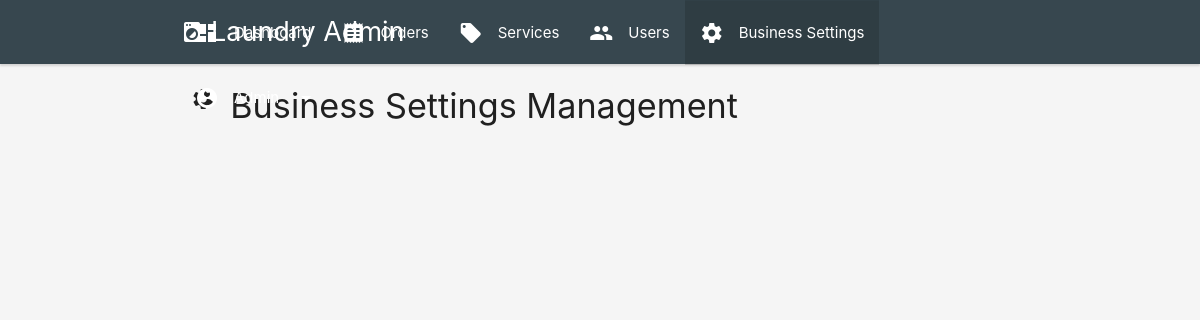
The page /admin/business-settings.php (signed in) on the database as committed earlier.
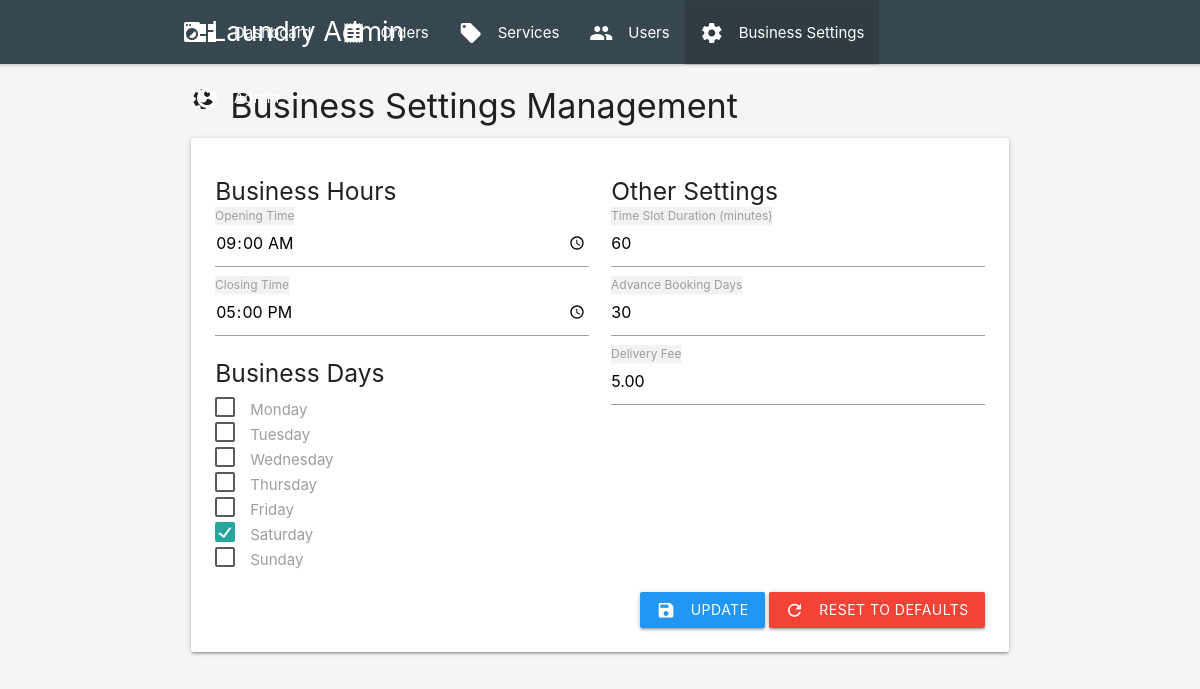
The same page on the database as committed later.
### tables this page shows
CREATE TABLE `business_settings` (
  `setting_id` int(11) NOT NULL,
  `business_days` varchar(255) NOT NULL DEFAULT 'Monday,Tuesday,Wednesday,Thursday,Friday,Saturday',
  `opening_time` time NOT NULL DEFAULT '09:00:00',
  `closing_time` time NOT NULL DEFAULT '17:00:00',
  `slot_duration` int(11) NOT NULL DEFAULT 60,
  `advance_booking_days` int(11) NOT NULL DEFAULT 30,
  `delivery_fee` decimal(10,2) NOT NULL DEFAULT 5.00
);

### admin/business-settings.php (the view, shortened to what this page needs)
<?php
require_once '../includes/db_connect.php';
$settings = $pdo->query("SELECT * FROM business_settings")->fetchAll();
?>
<!DOCTYPE html>
<html>
<head>
    <link rel="stylesheet" href="https://cdnjs.cloudflare.com/ajax/libs/materialize/1.0.0/css/materialize.min.css">
</head>
<body class="grey lighten-4">
    <?php include 'includes/admin_nav.php'; ?>
    <div class="container">
        <div class="row">
            <div class="col s12">
                <h4><i class="material-icons left">settings</i> Business Settings Management</h4>
                <?php foreach ($settings as $setting): ?>
                    <div class="card settings-card">
                        <div class="card-content">
                            <form method="POST" class="settings-form">
                                <div class="row">
                                    <div class="col s12 m6">
                                        <h5>Business Hours</h5>
                                        <div class="input-field">
                                            <input type="time" name="opening_time"
                                                   value="<?php echo $setting['opening_time']; ?>" required>
                                            <label>Opening Time</label>
                                        </div>
                                        <div class="input-field">
                                            <input type="time" name="closing_time"
                                                   value="<?php echo $setting['closing_time']; ?>" required>
                                            <label>Closing Time</label>
                                        </div>
                                        <h5>Business Days</h5>
                                        <div class="business-days">
                                            <?php
                                            $days = ['Monday', 'Tuesday', 'Wednesday', 'Thursday', 'Friday', 'Saturday', 'Sunday'];
                                            foreach ($days as $day):
                                            ?>
                                            <label>
                                                <span><?php echo $day; ?></span>
                                            </label><br>
                                            <?php endforeach; ?>
                                        </div>
                                    </div>
                                    <div class="col s12 m6">
                                        <h5>Other Settings</h5>
                                        <div class="input-field">
                                            <input type="number" name="slot_duration"
                                                   value="<?php echo $setting['slot_duration']; ?>" required>
                                            <label>Time Slot Duration (minutes)</label>
                                        </div>
                                        <div class="input-field">
                                            <input type="number" name="advance_booking_days"
                                                   value="<?php echo $setting['advance_booking_days']; ?>" required>
                                            <label>Advance Booking Days</label>
                                        </div>
                                        <div class="input-field">
                                            <input type="number" step="0.01" name="delivery_fee"
                                                   value="<?php echo $setting['delivery_fee']; ?>" required>
                                            <label>Delivery Fee</label>
                                        </div>
                                    </div>
                                </div>
                                <div class="action-buttons right-align">
                                    <button type="submit" class="btn waves-effect waves-light blue">
                                        <i class="material-icons left">save</i> Update
                                    </button>
                                    <button type="button" class="btn waves-effect waves-light red reset-settings"
                                            data-id="<?php echo $setting['setting_id']; ?>">
                                        <i class="material-icons left">refresh</i> Reset to Defaults
                                    </button>
                                </div>
                            </form>
                        </div>
                    </div>
                <?php endforeach; ?>
            </div>
        </div>
    </div>
</body>
</html>

### admin/includes/admin_nav.php (shortened to what this page needs)
<div class="navbar-fixed">
    <nav class="blue-grey darken-3">
        <div class="nav-wrapper container">
            <a href="dashboard.php" class="brand-logo">
                <i class="material-icons left">local_laundry_service</i>
                Laundry Admin
            </a>
            <ul class="right hide-on-med-and-down">
                <li>
                    <a href="dashboard.php" class="waves-effect">
                        <i class="material-icons left">dashboard</i>
                        Dashboard
                    </a>
                </li>
                <li>
                    <a href="orders.php" class="waves-effect">
                        <i class="material-icons left">receipt</i>
                        Orders
                    </a>
                </li>
                <li>
                    <a href="services.php" class="waves-effect">
                        <i class="material-icons left">local_offer</i>
                        Services
                    </a>
                </li>
                <li>
                    <a href="users.php" class="waves-effect">
                        <i class="material-icons left">people</i>
                        Users
                    </a>
                </li>
                <li>
                    <a href="business-settings.php" class="waves-effect">
                        <i class="material-icons left">settings</i>
                        Business Settings
                    </a>
                </li>
                <li>
                    <a class="dropdown-trigger waves-effect" href="#!" data-target="admin-dropdown">
                        <i class="material-icons left">account_circle</i>
                        Admin
                        <i class="material-icons right">arrow_drop_down</i>
                    </a>
                </li>
            </ul>
        </div>
    </nav>
</div>

### admin/business-settings.php (style rules this page uses)
.action-buttons { margin-top: 20px; }
.settings-card { margin: 10px 0; }

### admin/includes/admin_nav.php (style rules this page uses)
.navbar-fixed { z-index: 999; }
nav .brand-logo { font-size: 1.8rem; }
.active { background-color: rgba(0,0,0,0.05); }
.navbar-fixed nav { box-shadow: 0 2px 2px 0 rgba(0,0,0,0.14); }
.brand-logo i { margin-right: 7px !important; }

Rows that differ between the two databases and show on the page:
added business_settings: opening_time "09:00:00", closing_time "17:00:00", day "Monday", day "Tuesday", day "Wednesday", day "Thursday", day "Friday", day "Saturday", day "Sunday", slot_duration "60", advance_booking_days "30", delivery_fee "5.00"
